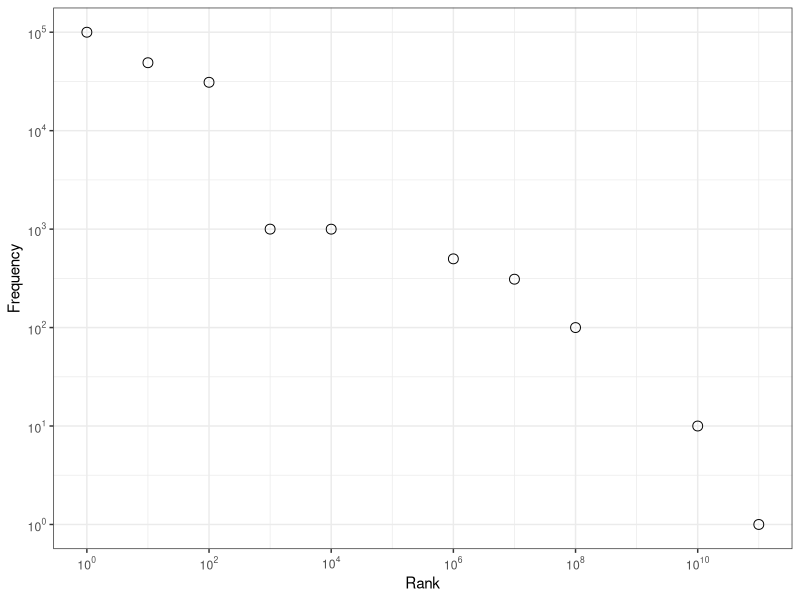

The R script that drew this image:
library(ggplot2)

df_activity <- data.frame(Rank=c(1,10,100,1000,10000,1000000,10000000,100000000,10000000000,100000000000),
						  Frequency=c(99999,48999,31000,1000,999,499,310,100,10,1))

pl <- ggplot(df_activity,aes(x = Rank, y=Frequency)) +
  scale_x_log10(breaks = scales::trans_breaks("log10", function(x) 10^x), labels = scales::trans_format("log10", scales::math_format(10^.x))) +
  scale_y_log10(breaks = scales::trans_breaks("log10", function(x) 10^x), labels = scales::trans_format("log10", scales::math_format(10^.x))) +
  theme_bw(base_size = 11) + geom_point(shape=1,size=3)

print(pl)